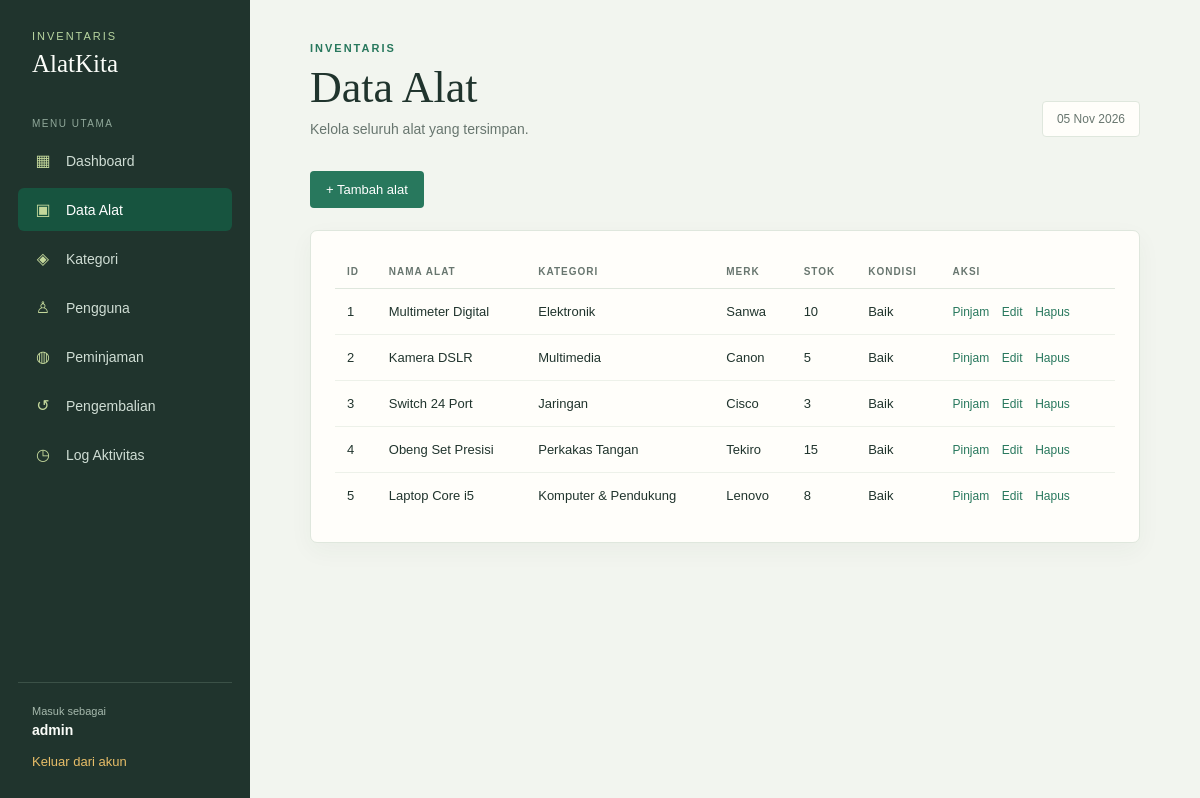
The app's page /tampil1.php (signed in) with its own data.
### tables this page shows
CREATE TABLE `alat` (
  `id` int(11) NOT NULL,
  `kategori_id` int(11) DEFAULT NULL,
  `nama_alat` varchar(100) NOT NULL,
  `merk` varchar(50) DEFAULT NULL,
  `stok` int(11) NOT NULL,
  `kondisi` enum('Baik','Rusak Ringan','Rusak Berat') DEFAULT 'Baik'
);

CREATE TABLE `kategori` (
  `id` int(11) NOT NULL,
  `nama_kategori` varchar(50) NOT NULL,
  `deskripsi` text DEFAULT NULL
);

### tampil1.php (the view, shortened to what this page needs)
<?php
include "auth.php";
$query = mysqli_query($conn, "
    SELECT alat.*, kategori.nama_kategori,
        (SELECT p.id
         FROM peminjaman p
         WHERE p.alat_id = alat.id AND p.status = 'dipinjam'
         ORDER BY p.id DESC
         LIMIT 1) AS active_loan_id
    FROM alat
    LEFT JOIN kategori ON alat.kategori_id = kategori.id
");
$data_alat = $query ? mysqli_fetch_all($query, MYSQLI_ASSOC) : [];
$menu_items = [
    'Admin' => [
        ['dashboard.php', '▦', 'Dashboard'],
        ['tampil1.php', '▣', 'Data Alat'],
        ['kategori.php', '◈', 'Kategori'],
        ['user.php', '♙', 'Pengguna'],
        ['peminjaman.php', '◍', 'Peminjaman'],
        ['pengembalian.php', '↺', 'Pengembalian'],
        ['logaktvs.php', '◷', 'Log Aktivitas']
    ],
    'Petugas' => [
        ['dashboard.php', '▦', 'Dashboard'],
        ['tampil1.php', '▣', 'Data Alat'],
        ['kategori.php', '◈', 'Kategori'],
        ['peminjaman.php', '◍', 'Peminjaman'],
        ['pengembalian.php', '↺', 'Pengembalian'],
        ['logaktvs.php', '◷', 'Log Aktivitas']
    ],
    'Peminjam' => [
        ['dashboard.php', '▦', 'Dashboard'],
        ['tampil1.php', '▣', 'Data Alat'],
        ['peminjaman.php', '◍', 'Peminjaman'],
        ['pengembalian.php', '↺', 'Pengembalian']
    ]
];
?>
<!DOCTYPE html>
<html>
<head>
    <link rel="stylesheet" href="style.css">
</head>
<body>
<div class="app-shell"><aside class="sidebar">
    <div class="brand"><small>Inventaris</small><h2>AlatKita</h2></div><div class="menu-label">Menu utama</div>
    <nav>
        <?php foreach ($menu_items[$_SESSION['level'] ?? 'Peminjam'] as $item): ?>
            <?php $page = $item[0]; $icon = $item[1]; $label = $item[2]; ?>
            <a class="<?= $page === 'tampil1.php' ? 'active' : '' ?>" href="<?= $page ?>"><span class="nav-icon"><?= $icon ?></span><?= $label ?></a>
        <?php endforeach; ?>
    </nav>
    <div class="sidebar-footer"><span>Masuk sebagai</span><strong><?= htmlspecialchars($_SESSION['nama']) ?></strong><a class="logout" href="logout.php">Keluar dari akun</a></div>
</aside><main>
<div class="topbar"><div><p class="eyebrow">Inventaris</p><h1>Data Alat</h1><p class="welcome">Kelola seluruh alat yang tersimpan.</p></div><div class="date-chip"><?= date('d M Y') ?></div></div>
<div class="action-bar"><a class="button" href="tambah.php">+ Tambah alat</a></div>
<section class="page-section"><div class="table-wrap"><table>
    <tr>
        <th>ID</th>
        <th>Nama Alat</th>
        <th>Kategori</th>
        <th>Merk</th>
        <th>Stok</th>
        <th>Kondisi</th>
        <th>Aksi</th>
    </tr>
    <?php foreach ($data_alat as $a): ?>
    <tr>
        <td><?= htmlspecialchars($a['id']) ?></td>
        <td><?= htmlspecialchars($a['nama_alat']) ?></td>
        <td><?= htmlspecialchars($a['nama_kategori'] ?? '-') ?></td>
        <td><?= htmlspecialchars($a['merk']) ?></td>
        <td><?= htmlspecialchars($a['stok']) ?></td>
        <td><?= htmlspecialchars($a['kondisi']) ?></td>
        <td class="table-actions">
            <?php if (!empty($a['active_loan_id'])): ?>
                <?php if (($_SESSION['level'] ?? '') === 'Peminjam'): ?>
                    <form method="post" action="peminjaman.php" style="display:inline;">
                        <input type="hidden" name="pinjam_id" value="<?= (int) $a['active_loan_id'] ?>">
                        <button class="button secondary" type="submit" name="ajukan_pengembalian">Ajukan pengembalian</button>
                    </form>
                <?php else: ?>
                    <a href="pengembalian.php">Pengembalian</a>
                <?php endif; ?>
            <?php else: ?>
                <a href="peminjaman.php?alat_id=<?= (int) $a['id'] ?>">Pinjam</a>
            <?php endif; ?>
            <a href="edit.php?table=alat&id=<?= (int) $a['id'] ?>">Edit</a>
            <a href="hapus.php?table=alat&id=<?= (int) $a['id'] ?>">Hapus</a>
        </td>
    </tr>
    <?php endforeach; ?>
</table>
</div></section></main></div>
</body>
</html

### style.css (style rules this page uses)
:root { --ink: #20342d; --muted: #68766f; --paper: #fffefa; --canvas: #f2f5ef; --line: #dfe7dd; --teal: #28785d; --teal-dark: #17543f; --coral: #d99a2b; --danger: #b9434e; }
* { box-sizing: border-box; }
body { margin: 0; min-height: 100vh; font-family: "Trebuchet MS", Verdana, sans-serif; color: var(--ink); background: var(--canvas); }
a { color: var(--teal); }
.app-shell { display: grid; grid-template-columns: 250px minmax(0, 1fr); min-height: 100vh; }
.sidebar { display: flex; flex-direction: column; padding: 30px 18px; color: #fbfdf9; background: var(--ink); }
.brand { padding: 0 14px 40px; }
.brand small { display: block; color: #b8d6a0; font-size: 11px; letter-spacing: 2px; text-transform: uppercase; }
.brand h2 { margin: 8px 0 0; font-family: Georgia, serif; font-size: 25px; font-weight: normal; }
.menu-label { padding: 0 14px 10px; color: #91a99b; font-size: 10px; letter-spacing: 1.5px; text-transform: uppercase; }
nav { display: grid; gap: 6px; }
nav a { display: flex; align-items: center; gap: 12px; padding: 12px 14px; border-radius: 6px; color: #cfddd4; text-decoration: none; font-size: 14px; transition: background .2s, color .2s; }
nav a:hover, nav a.active { color: #fff; background: var(--teal-dark); }
.nav-icon { width: 22px; color: #c3d79b; font-size: 16px; text-align: center; }
.sidebar-footer { margin-top: auto; padding: 22px 14px 0; border-top: 1px solid #3b5147; }
.sidebar-footer span { display: block; color: #a6b9ad; font-size: 11px; }
.sidebar-footer strong { display: block; margin: 5px 0 14px; font-size: 14px; }
.logout { color: #e7bd68; font-size: 13px; text-decoration: none; }
main { width: min(1180px, 100%); padding: 42px clamp(22px, 5vw, 64px); }
.topbar { display: flex; justify-content: space-between; align-items: flex-end; gap: 20px; margin-bottom: 34px; }
.eyebrow { margin: 0 0 8px; color: var(--teal); font-size: 11px; font-weight: bold; letter-spacing: 2px; text-transform: uppercase; }
h1 { margin: 0; font-family: Georgia, serif; font-size: clamp(30px, 4vw, 44px); font-weight: normal; }
.welcome { margin: 8px 0 0; color: var(--muted); font-size: 14px; }
.date-chip { padding: 10px 14px; border: 1px solid var(--line); border-radius: 4px; color: var(--muted); background: var(--paper); font-size: 12px; }
.page-section { padding: 24px; border: 1px solid var(--line); border-radius: 7px; background: var(--paper); box-shadow: 0 8px 24px #233b2e0b; }
table { border-collapse: collapse; width: 100%; }
th { padding: 11px 12px; color: var(--muted); border-bottom: 1px solid var(--line); font-size: 10px; letter-spacing: 1px; text-align: left; text-transform: uppercase; }
td { padding: 15px 12px; border-bottom: 1px solid #edf1e9; font-size: 13px; }
tr:last-child td { border-bottom: 0; }
.action-bar { display: flex; flex-wrap: wrap; gap: 10px; margin-bottom: 22px; }
.button { display: inline-flex; align-items: center; justify-content: center; padding: 11px 16px; border: 0; border-radius: 4px; color: #fff; background: var(--teal); font: inherit; font-size: 13px; text-decoration: none; cursor: pointer; }
.table-wrap { overflow-x: auto; }
.table-actions { white-space: nowrap; }
.table-actions a { margin-right: 9px; font-size: 12px; text-decoration: none; }

### records on screen
alat: id "1", nama_alat "Multimeter Digital", kategori.nama_kategori "Elektronik", merk "Sanwa", stok "10", kondisi "Baik"
alat: id "2", nama_alat "Kamera DSLR", kategori.nama_kategori "Multimedia", merk "Canon", stok "5", kondisi "Baik"
alat: id "3", nama_alat "Switch 24 Port", kategori.nama_kategori "Jaringan", merk "Cisco", stok "3", kondisi "Baik"
alat: id "4", nama_alat "Obeng Set Presisi", kategori.nama_kategori "Perkakas Tangan", merk "Tekiro", stok "15", kondisi "Baik"
alat: id "5", nama_alat "Laptop Core i5", kategori.nama_kategori "Komputer & Pendukung", merk "Lenovo", stok "8", kondisi "Baik"

### other values on screen
$icon "▦"
$label "Dashboard"
$icon "▣"
$label "Data Alat"
$icon "◈"
$label "Kategori"
$icon "♙"
$label "Pengguna"
$icon "◍"
$label "Peminjaman"
$icon "↺"
$label "Pengembalian"
$icon "◷"
$label "Log Aktivitas"
$_SESSION['nama'] "admin"
